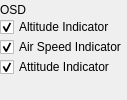
                 <widget class="QFrame" name="extraRightBox">
                  <property name="minimumSize">
                   <size>
                    <width>0</width>
                    <height>0</height>
                   </size>
                  </property>
                  <property name="maximumSize">
                   <size>
                    <width>0</width>
                    <height>16777215</height>
                   </size>
                  </property>
                  <property name="frameShape">
                   <enum>QFrame::Shape::NoFrame</enum>
                  </property>
                  <property name="frameShadow">
                   <enum>QFrame::Shadow::Raised</enum>
                  </property>
                  <layout class="QVBoxLayout" name="verticalLayout_7">
                   <property name="spacing">
                    <number>0</number>
                   </property>
                   <property name="leftMargin">
                    <number>0</number>
                   </property>
                   <property name="topMargin">
                    <number>0</number>
                   </property>
                   <property name="rightMargin">
                    <number>0</number>
                   </property>
                   <property name="bottomMargin">
                    <number>0</number>
                   </property>
                   <item>
                    <widget class="QFrame" name="themeSettingsTopDetail">
                     <property name="maximumSize">
                      <size>
                       <width>16777215</width>
                       <height>3</height>
                      </size>
                     </property>
                     <property name="frameShape">
                      <enum>QFrame::Shape::NoFrame</enum>
                     </property>
                     <property name="frameShadow">
                      <enum>QFrame::Shadow::Raised</enum>
                     </property>
                    </widget>
                   </item>
                   <item>
                    <widget class="QFrame" name="contentSettings">
                     <property name="frameShape">
                      <enum>QFrame::Shape::NoFrame</enum>
                     </property>
                     <property name="frameShadow">
                      <enum>QFrame::Shadow::Raised</enum>
                     </property>
                     <layout class="QVBoxLayout" name="verticalLayout_13">
                      <property name="spacing">
                       <number>0</number>
                      </property>
                      <property name="leftMargin">
                       <number>0</number>
                      </property>
                      <property name="topMargin">
                       <number>0</number>
                      </property>
                      <property name="rightMargin">
                       <number>0</number>
                      </property>
                      <property name="bottomMargin">
                       <number>0</number>
                      </property>
                      <item alignment="Qt::AlignmentFlag::AlignTop">
                       <widget class="QFrame" name="topMenus">
                        <property name="frameShape">
                         <enum>QFrame::Shape::NoFrame</enum>
                        </property>
                        <property name="frameShadow">
                         <enum>QFrame::Shadow::Raised</enum>
                        </property>
                        <layout class="QVBoxLayout" name="verticalLayout_14">
                         <property name="spacing">
                          <number>0</number>
                         </property>
                         <property name="leftMargin">
                          <number>0</number>
                         </property>
                         <property name="topMargin">
                          <number>0</number>
                         </property>
                         <property name="rightMargin">
                          <number>0</number>
                         </property>
                         <property name="bottomMargin">
                          <number>0</number>
                         </property>
                         <item>
                          <widget class="QLabel" name="osdLabel">
                           <property name="text">
                            <string>OSD</string>
                           </property>
                          </widget>
                         </item>
                         <item>
                          <widget class="QCheckBox" name="chk_altitude">
                           <property name="text">
                            <string>Altitude Indicator</string>
                           </property>
                           <property name="checked">
                            <bool>true</bool>
                           </property>
                          </widget>
                         </item>
                         <item>
                          <widget class="QCheckBox" name="chk_airspeed">
                           <property name="text">
                            <string>Air Speed Indicator</string>
                           </property>
                           <property name="checked">
                            <bool>true</bool>
                           </property>
                          </widget>
                         </item>
                         <item>
                          <widget class="QCheckBox" name="chk_attitude">
                           <property name="text">
                            <string>Attitude Indicator</string>
                           </property>
                           <property name="checked">
                            <bool>true</bool>
                           </property>
                          </widget>
                         </item>
                        </layout>
                       </widget>
                      </item>
                     </layout>
                    </widget>
                   </item>
                  </layout>
                 </widget>
